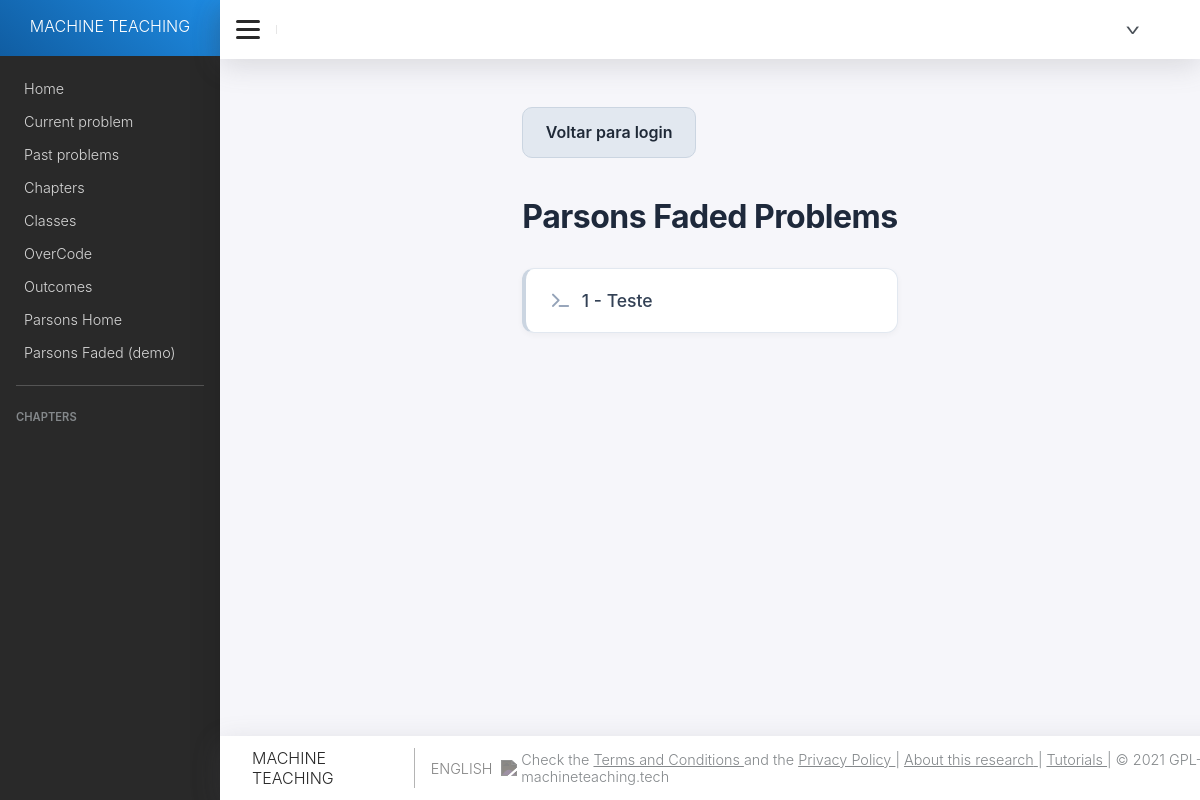
The page /parsons_faded/ (signed in) on the database as committed earlier.
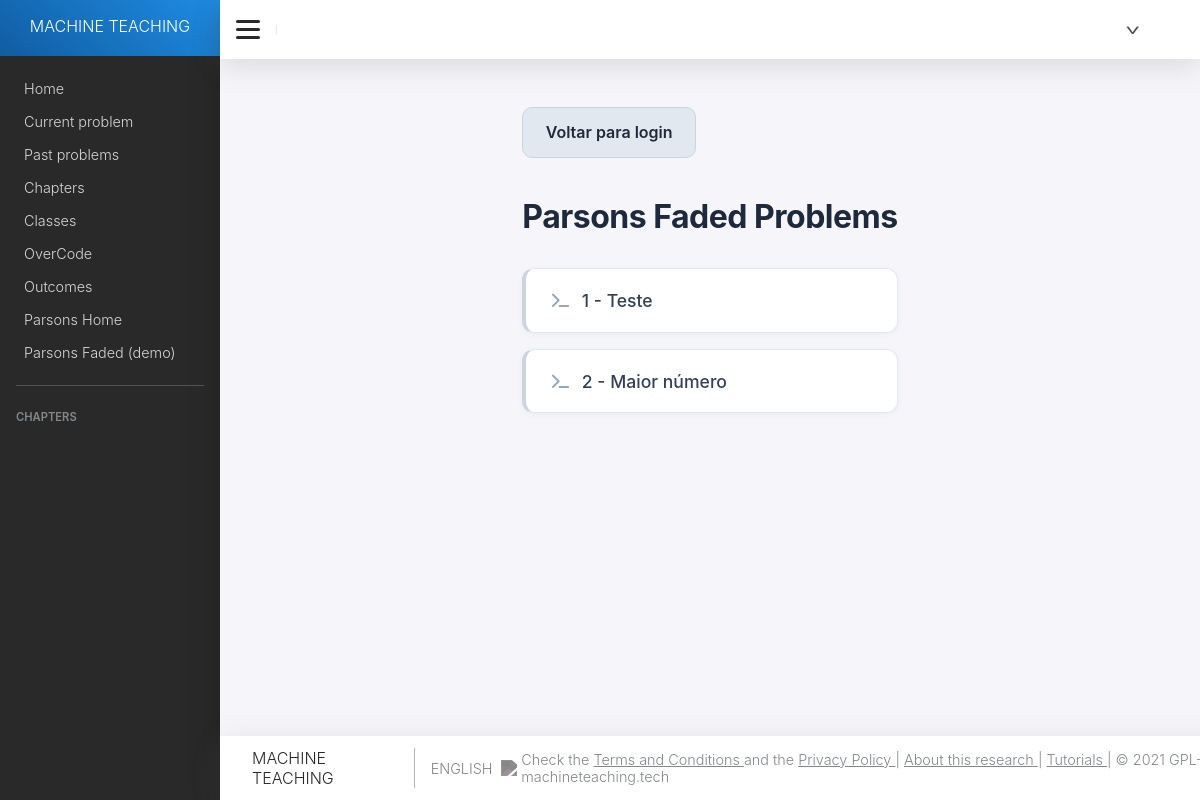
The same page on the database as committed later.
### parsons_faded/models.py (models this page shows, shortened)
class ProblemPF(models.Model):
    QUESTION_TYPES = (("C", "Code"),
                      ("M", "Multiple Choice"),
                      ("T", "Text"),
                      ("P", "Parsons Problem"),
                      ("F", "Parsons Faded Problem"))
    question_type = models.CharField(max_length=2, choices=QUESTION_TYPES,
                                     default="C")
    title = models.CharField(max_length=200, blank=False)
    content = models.TextField(blank=False)
    options = models.TextField(blank=True)
    difficulty = models.CharField(max_length=200, blank=True)
    link = models.URLField(blank=True)
    retrieved_date = models.DateTimeField(blank=True, auto_now_add=True)
    crawler = models.CharField(max_length=200, blank=True)
    hint = models.TextField(blank=True)
    objects = ProblemManagerPF()
    chapter = models.ManyToManyField(ChapterPF, through='ExerciseSetPF')
    test_case_generator = models.TextField(blank=True, null=True)
    history = HistoricalRecords()
    class Meta:
        verbose_name = ('Problem')
        verbose_name_plural = ('Problems')

### parsons_faded/views.py (the view)
# urls.py: path('', views.parsons_faded_home, name='parsons_faded_home'),
@login_required
def parsons_faded_home(request):
    problemas = ProblemPF.objects.filter(question_type='F').order_by('id')
    return render(request, 'parsons_faded_home.html', {'problemas': problemas})

### parsons_faded/templates/parsons_faded_home.html
{% extends "base.html" %}
{% block content %}
<link rel="stylesheet" href="https://cdnjs.cloudflare.com/ajax/libs/font-awesome/6.4.0/css/all.min.css">
  <div class="parsons-home">
    <div class="parsons-home-nav">
      <a class="button-secondary" href="{% url 'login' %}">Voltar para login</a>
    </div>
    <h1>Parsons Faded Problems</h1>
    {% if problemas %}
      <ul class="parsons-list">
        {% for problema in problemas %}
          <li>
            <a href="{% url 'parsons_faded_problem' problema.id %}">{{ problema.id }} - {{ problema.title }}</a>
          </li>
        {% endfor %}
      </ul>
    {% else %}
      <p>Não há problemas Parsons Faded disponíveis.</p>
    {% endif %}
  </div>
{% endblock %}

### parsons/templates/base.html (shortened to what this page needs)
<!doctype html>
{% load static i18n %}
<html lang="pt-br">
  <head>
    <link
      rel="stylesheet"
      type="text/css"
      href="{% static 'css/styles.css' %}"
    />
  </head>
  <body>
    <div class="sidebar">
      <a href="http://machineteaching.tech" class="brand">Machine Teaching</a>
      <div class="menu-container">
        <ul class="menu">
          <a class="menu-item" href="#"
            >{% blocktrans %}Home{% endblocktrans %}</a
          >
          <a class="menu-item" href="#"
            >{% blocktrans %}Current problem{% endblocktrans %}</a
          >
          <a class="menu-item" href="#"
            >{% blocktrans %}Past problems{% endblocktrans %}</a
          >
          <a class="menu-item" href="#"
            >{% blocktrans %}Chapters{% endblocktrans %}</a
          >
          {% if perms.questions.view_userlogview %}
          <a class="menu-item" href="#"
            >{% blocktrans %}Classes{% endblocktrans %}</a
          >
          <a class="menu-item" href="#">OverCode</a>
          {% endif %}
          <a
            class="menu-item"
            href="{% if perms.questions.view_userlogview %}#{% else %}#{% endif %}"
            >{% blocktrans %}Outcomes{% endblocktrans %}</a
          >
          <a class="menu-item" href="{% url 'parsons_home' %}"
            >{% blocktrans %}Parsons Home{% endblocktrans %}</a
          >
          <a class="menu-item" href="{% url 'parsons_faded_home' %}"
            >Parsons Faded (demo)</a
          >
        </ul>
        <li class="menu-separator"></li>
        <div class="menu-title">
        </div>
      </div>
    </div>
    <div class="content">
      <div class="topbar">
        <div class="topbar-left">
          <span class="close" onclick="closeMenu()">
            <div class="menu-icon">
              <div></div>
              <div></div>
              <div></div>
            </div>
          </span>
          <span class="title">{{ title }}</span>
        </div>
        <div class="topbar-right">
          <span class="name"
            ><span>></span>
          </span>
        </div>
      </div>
      <div class="layout-content">{% block content %} {% endblock %}</div>
      <div class="footer" style="border-bottom: none">
        <div class="footer-left">
          <span class="footer-brand">Machine Teaching</span
          ><span
            class="change-language"
            onclick="changeLanguage('{{language}}')"
          >
            {% if language == 'en' %}Português {% else %}English{% endif %}
            <img src="{% static 'img/earth.png' %}"
          /></span>
        </div>
        <div class="footer-right">
          <span onclick="showConditions('{{language}}')">
          </span>
          <span onclick="showPrivacy('{{language}}')">
          </span>
          |
          <span>
            <a href="#"
              >{% blocktrans %}About this research{% endblocktrans %}</a
            >
          </span>
          |
          <span onclick="showTutorials('{{language}}')">
          </span>
          | © 2021 {% blocktrans %}GPL-3.0 License{% endblocktrans %}:
          <a href="http://machineteaching.tech">machineteaching.tech</a>
        </div>
      </div>
    </div>
  </body>
</html>

Rows that differ between the two databases and show on the page:
added ProblemPF: id "2", title "Maior número"
